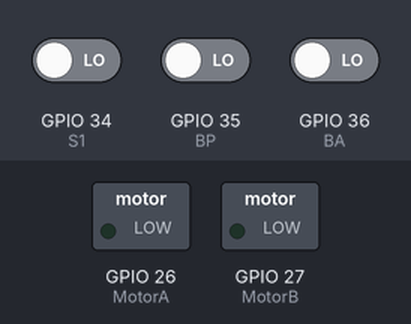
Simulated run of this sketch. Board: ESP32. Shown: switched loads named in the sketch (green lamp = pin HIGH). Inputs (shaded band) come from the test bench; at power-on: GPIO 36 (BA) LOW, GPIO 34 (S1) LOW, GPIO 35 (BP) LOW.

Above: at 1.2 s.
1.3 s: GPIO 36 (BA) driven HIGH
At 2.5 s:
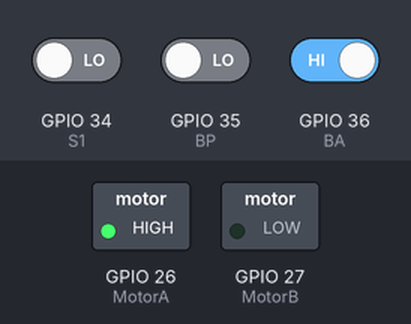
2.8 s: GPIO 34 (S1) driven HIGH
At 3.7 s:
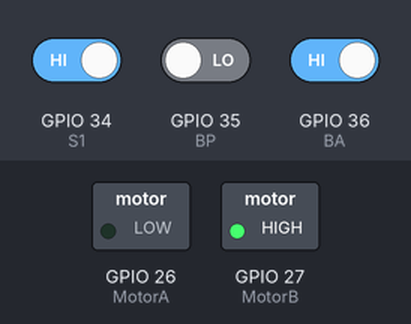
4.3 s: GPIO 34 (S1) driven LOW
At 4.9 s:
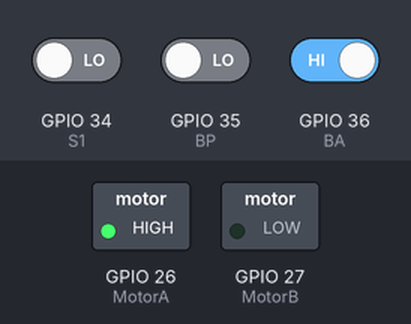
5.8 s: GPIO 35 (BP) driven HIGH
At 7.2 s:
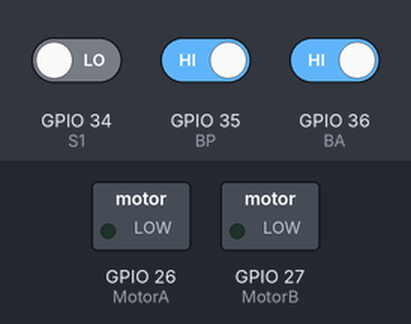
Timing chart, 0 to 8.3 s (numbered marks = the images above; inputs shaded):
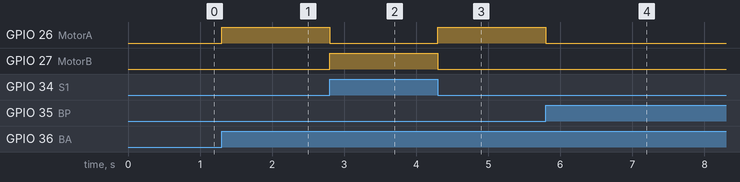

The sketch:

Fundamentos.ino
```cpp
// pines de entradas
int BA = 36; //8;
int BP = 35; //;
int S1 = 34;

// pines de salidas
int MotorA = 26; //5;
int MotorB = 27; //5;


// Variables Auxiliares
//Entradas
int X0 = 0;
int X1 = 0;
int X2 = 0;

// Salidas
int Y0 = 0;
int Y1 = 0;

int R = 0;
int GIRO = 0;
//int Z0 = 0;
//int Z1 = 0;


void setup() {
  // Se ejecuta una sola vez
  pinMode(BA, INPUT);
  pinMode(BP, INPUT);
  pinMode(S1, INPUT);

  pinMode(MotorA, OUTPUT);
  pinMode(MotorB, OUTPUT);

}

void loop() {

  R = (X0 || R) && !X1;
  GIRO = R && !X2;
  Y0 = R && GIRO;
  Y1 = R && !GIRO;


  // Se ejecuta infinitamente
  X0 = digitalRead(BA);
  X1 = digitalRead(BP);
  X2 = digitalRead(S1);

  digitalWrite(MotorA, Y0);
  digitalWrite(MotorB, Y1);


}
```

Measured:
- after the input at 1.3 s, GPIO 26 (MotorA): LOW → HIGH at once
- after the input at 2.8 s, GPIO 26 (MotorA): HIGH → LOW at once; GPIO 27 (MotorB): LOW → HIGH at once
- after the input at 4.3 s, GPIO 26 (MotorA): LOW → HIGH at once; GPIO 27 (MotorB): HIGH → LOW at once
- after the input at 5.8 s, GPIO 26 (MotorA): HIGH → LOW at once
